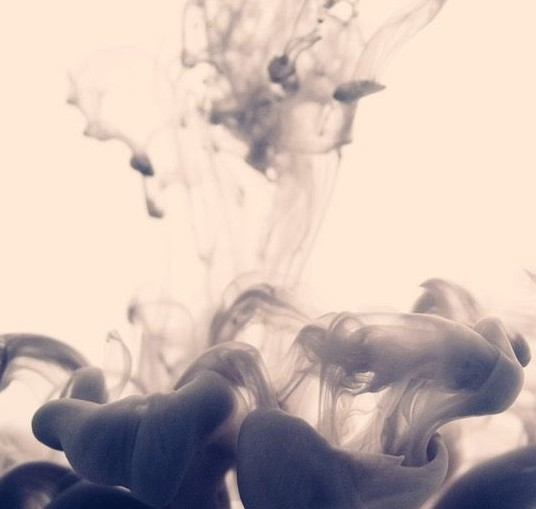
#> input picture 数字图像处理/实验4/p2.jpg, 536 x 509 px
$ python '实验4.py'
#> lines starting #> are read from the running program, lines starting #| are printed output that depends on the picture; after the words box and inside, x2 and y2 are one past the last pixel; in counts of white or black regions, pixels touching at a corner belong together
import matplotlib.pyplot as graph
import numpy as np
from numpy import fft
import math
import cv2


def get_H(image_size, angle, motion_dis=10):
    H = np.zeros(image_size)
    x_center = (image_size[0] - 1) / 2
    y_center = (image_size[1] - 1) / 2
    sin_val = math.sin(angle * math.pi / 180)
    cos_val = math.cos(angle * math.pi / 180)
    for i in range(motion_dis):
        x_offset = int(sin_val * i)
        y_offset = int(cos_val * i)
        H[int(x_center - x_offset)][int(y_center + y_offset)] = 1
    return H / H.sum()


def blurred(input, H):
    input_fft = fft.fft2(input)
    H_fft = fft.fft2(H)
    blurred = fft.ifft2(input_fft * H_fft)
    blurred = np.abs(fft.fftshift(blurred))
    return blurred

def wiener(input, H, K):
    input_fft = fft.fft2(input)
    H_fft = fft.fft2(H)
    H_fft = np.conj(H_fft) / (np.abs(H_fft) ** 2 + K)
    result = fft.ifft2(input_fft * H_fft)
    result = np.abs(fft.fftshift(result))
    return result


#image = cv2.imread('p1.jpg',0)
image = cv2.imread('p2.jpg',0)
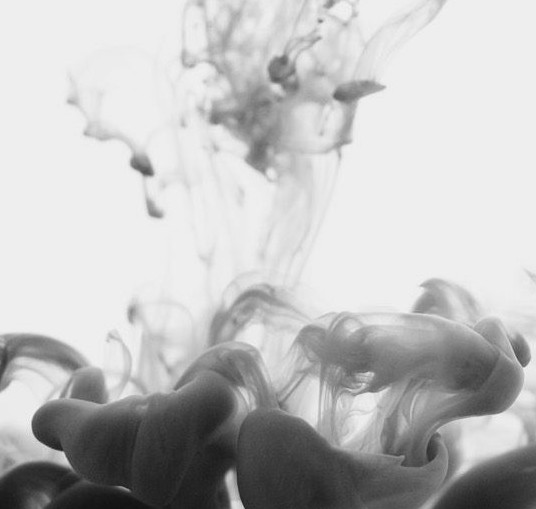
#> image: shape (509, 536); min 18, max 246, mean 190.5
H = get_H(image.shape, 30,20)
blurred = np.abs(blurred(image, H))
#> in blurred, `H_fft = fft.fft2(H)`:
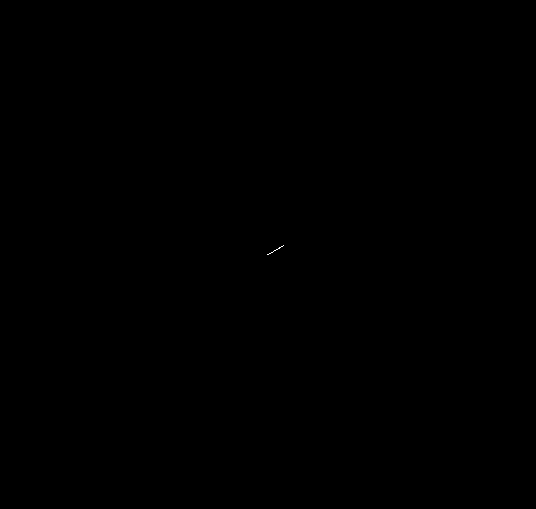
#> H: shape (509, 536) float64; values 0 (black) and 0.0556 (white), 0.01% white in thin lines or dots, all inside (x1, y1, x2, y2) = (267, 245, 284, 255)
#> in blurred, `blurred = np.abs(fft.fftshift(blurred))`:
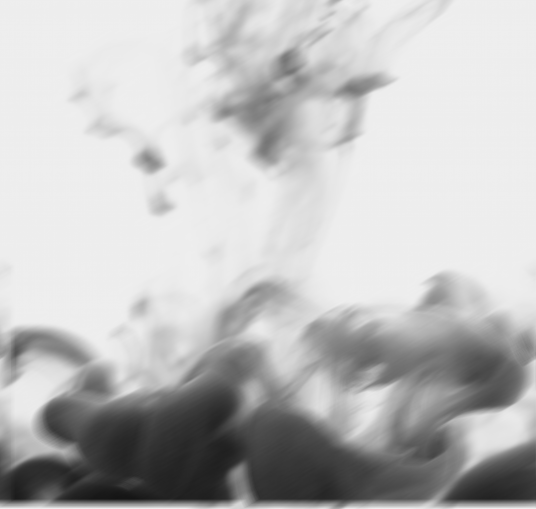
#> blurred: shape (509, 536) float64; min 20.89, max 238.7, mean 190.5
result2 = wiener(blurred, H,0.001)  # 维纳滤波
result2 = result2.astype(np.uint8)
blurred = blurred.astype(np.uint8)
cv2.imshow('img',image)
cv2.imshow('blurred_img',blurred)
cv2.imshow('wiener_process_img',result2)
cv2.waitKey(0)

$ run again, with 数字图像处理/实验4/p1.jpg copied over 数字图像处理/实验4/p2.jpg
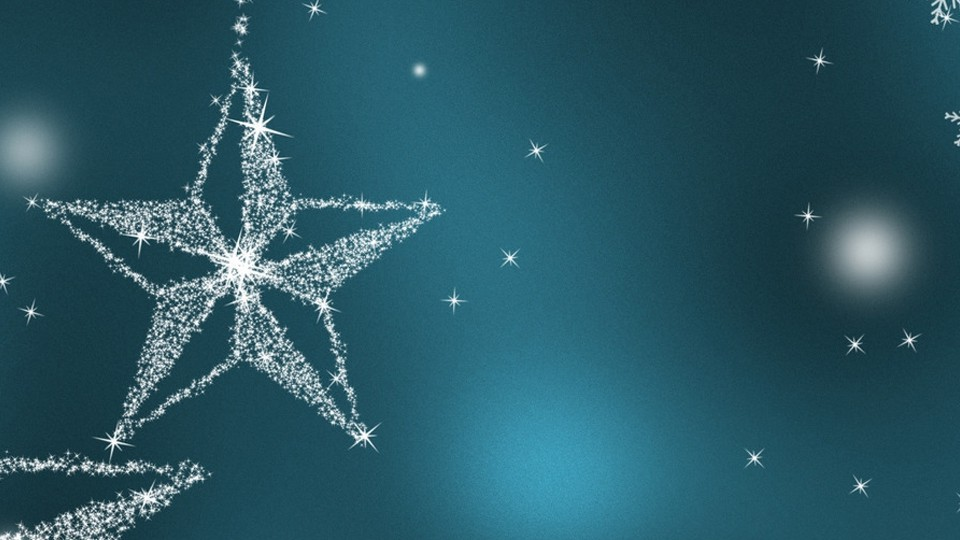
#> input picture 数字图像处理/实验4/p1.jpg, 960 x 540 px
#> H: shape (540, 960) float64; values 0 (black) and 0.0556 (white), 0% white in thin lines or dots, all inside (x1, y1, x2, y2) = (479, 260, 496, 270)
#> in blurred, `blurred = np.abs(fft.fftshift(blurred))`:
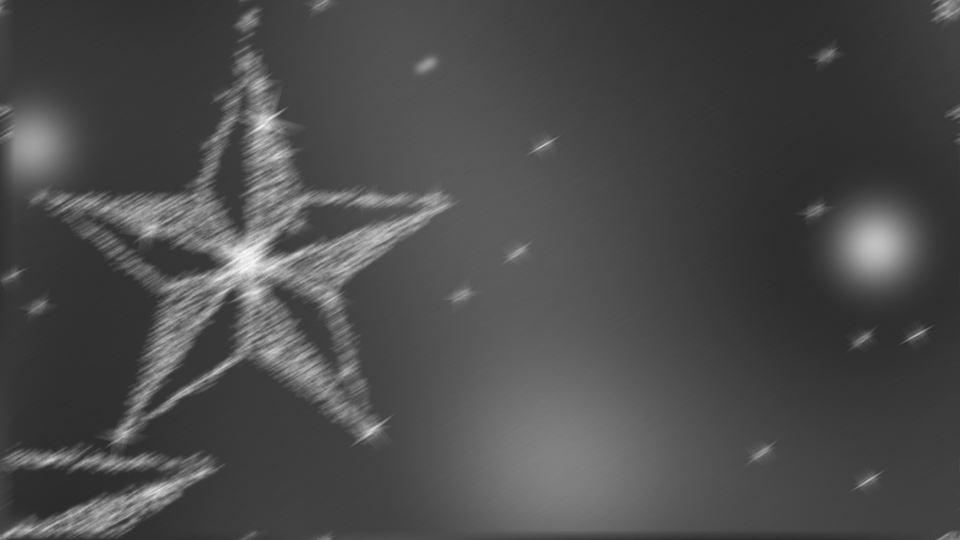
#> blurred: shape (540, 960) float64; min 42.39, max 251.2, mean 76
#> in wiener, `result = np.abs(fft.fftshift(result))`:
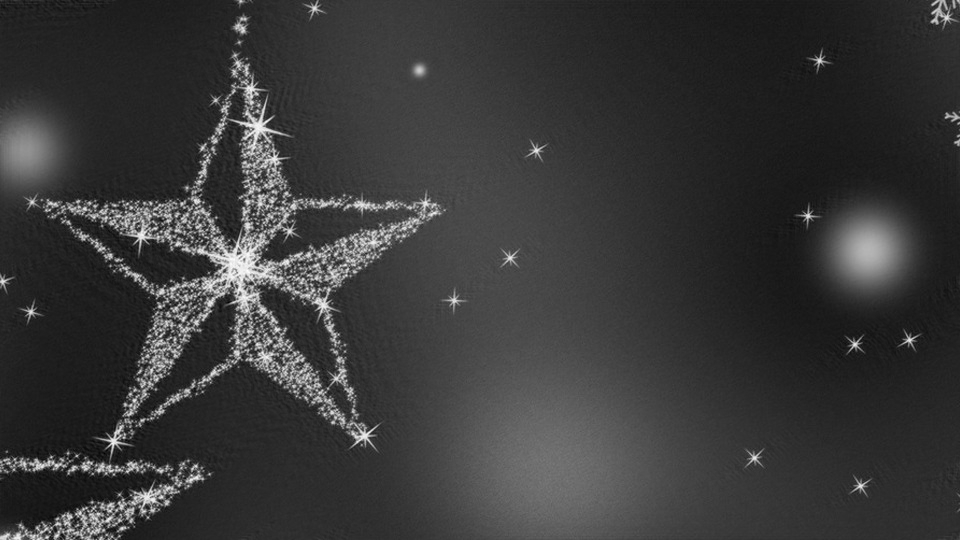
#> result: shape (540, 960) float64; min 20.6, max 268.1, mean 75.9; drawn with min black and max white
